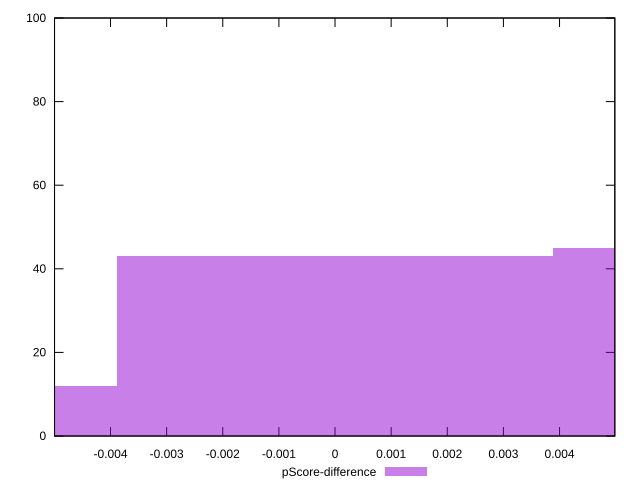

Here is the gnuplot script that generated this plot:
reset

$pScoreDifference <<EOF
0 43
-0.007771469492178166 12
0.007771469492178166 45
EOF

set key outside below
set boxwidth 0.007771469492178166
set xrange [-0.00499748421934143:0.004985054203232697]
set yrange [0:100]
set trange [0:100]
set style fill transparent solid 0.5 noborder
set terminal svg size 640, 490 enhanced background rgb 'white'
set output "report_0_00242021-02-20T12:25:28.543Z/interactive/samples/pages+cached+noadtech+nomedia/pScore-difference/histogram.svg"

plot $pScoreDifference title "pScore-difference" with boxes

reset
